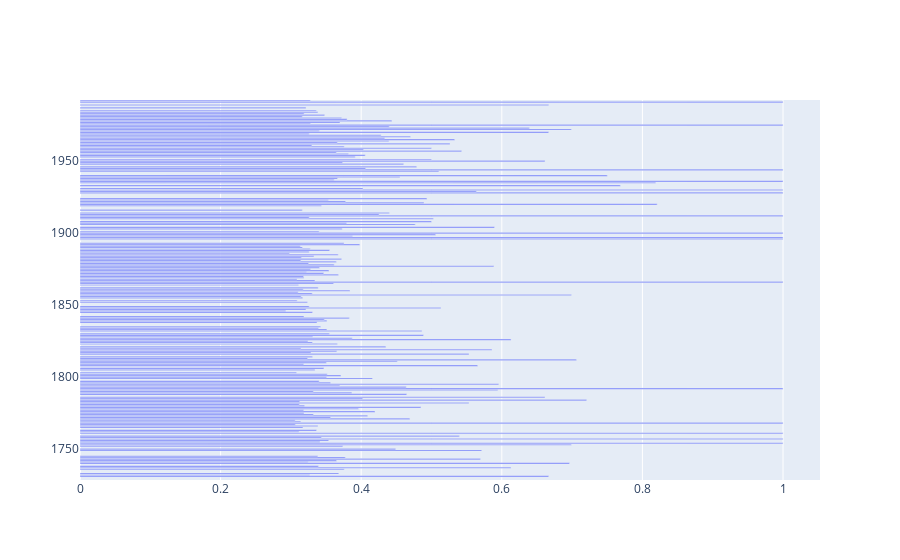

The cell this chart's notebook holds for it:
### Code cell
fig = go.Figure(go.Bar(
            x=x,
            y=y,
            orientation='h'))

fig.show()

### Figure 1 — Plotly figure (JSON) as saved in the notebook; plotly's stock layout.template omitted (floating-point values rounded to 4 significant figures; data arrays with more than 128 entries replaced by an {"elided": "..."} marker saying what was removed)
{"data": [{"orientation": "h", "type": "bar", "x": {"elided": "236 float values"}, "y": {"elided": "236 str values"}}], "layout": {}}
